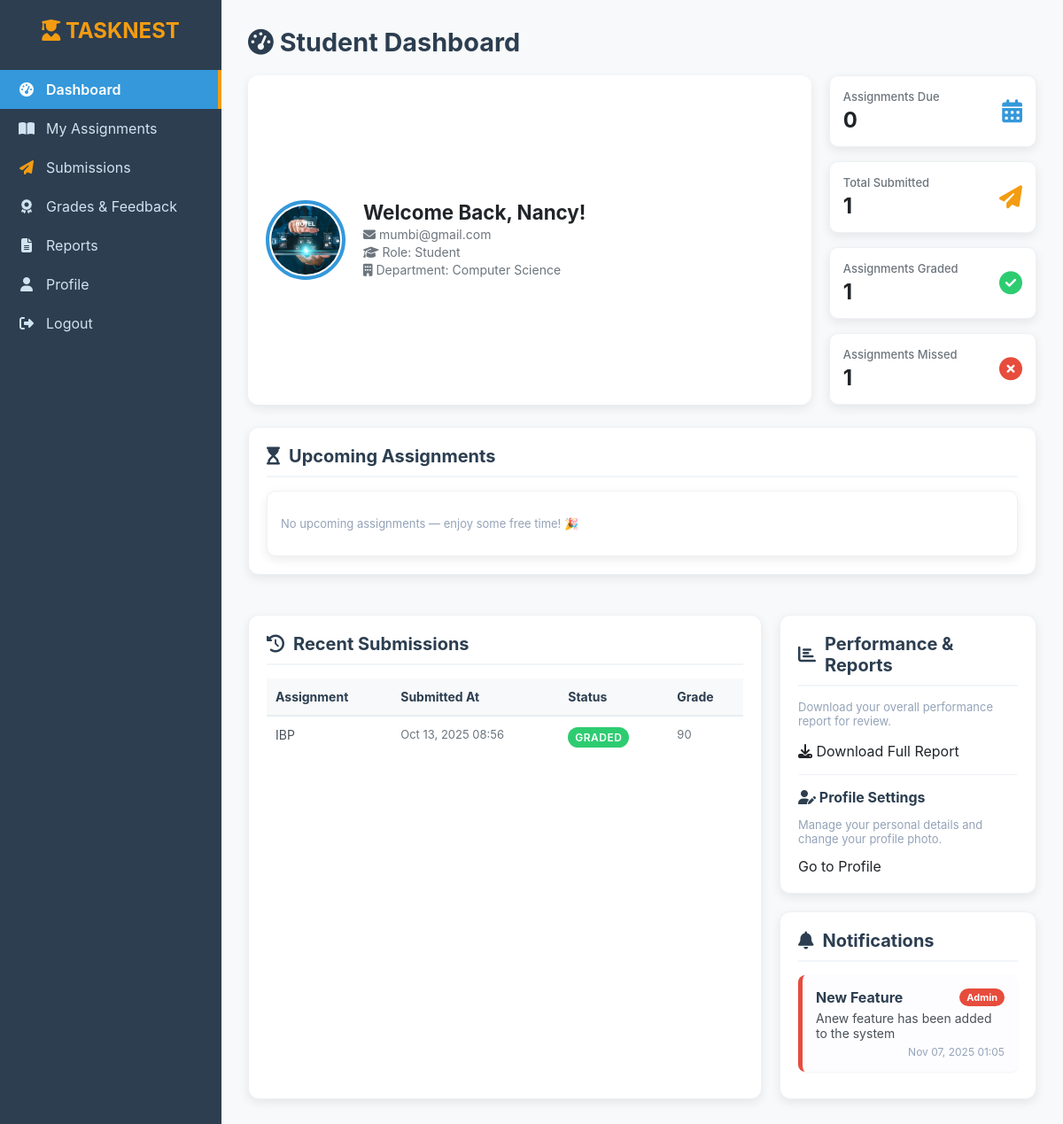
The page /student/student_dashboard.php (signed in) on the database its author committed.
### tables this page shows
CREATE TABLE `users` (
  `id` int(11) NOT NULL,
  `role` enum('admin','teacher','student') NOT NULL,
  `name` varchar(150) NOT NULL,
  `email` varchar(255) NOT NULL,
  `password` varchar(255) NOT NULL,
  `phone` varchar(30) DEFAULT NULL,
  `department` varchar(100) DEFAULT NULL,
  `created_at` timestamp NOT NULL DEFAULT current_timestamp(),
  `status` enum('active','inactive','pending') DEFAULT 'active',
  `profile_pic` varchar(255) DEFAULT NULL,
  `otp_code` varchar(10) DEFAULT NULL,
  `otp_expires` datetime DEFAULT NULL
);

CREATE TABLE `submissions` (
  `id` int(11) NOT NULL,
  `assignment_id` int(11) NOT NULL,
  `student_id` int(11) NOT NULL,
  `file` varchar(255) NOT NULL,
  `submitted_at` timestamp NOT NULL DEFAULT current_timestamp(),
  `score` int(11) DEFAULT NULL,
  `feedback` text DEFAULT NULL,
  `status` enum('submitted','graded','late') DEFAULT 'submitted'
);

CREATE TABLE `assignments` (
  `id` int(11) NOT NULL,
  `teacher_id` int(11) NOT NULL,
  `title` varchar(255) NOT NULL,
  `description` text DEFAULT NULL,
  `file` varchar(255) DEFAULT NULL,
  `created_at` timestamp NOT NULL DEFAULT current_timestamp(),
  `due_date` datetime NOT NULL,
  `status` varchar(20) DEFAULT 'open',
  `max_score` int(11) DEFAULT 100,
  `allow_late_submission` tinyint(1) DEFAULT 1,
  `reopened_at` datetime DEFAULT NULL,
  `reopened_by` int(11) DEFAULT NULL,
  `reopen_reason` text DEFAULT NULL
);

CREATE TABLE `announcements` (
  `id` int(11) NOT NULL,
  `sender_id` int(11) NOT NULL,
  `sender_role` enum('admin','teacher') NOT NULL,
  `title` varchar(255) DEFAULT NULL,
  `content` text NOT NULL,
  `target_user` enum('student','teacher','all') DEFAULT 'student',
  `created_at` datetime DEFAULT current_timestamp(),
  `expiry_date` datetime DEFAULT NULL,
  `updated_at` datetime DEFAULT current_timestamp() ON UPDATE current_timestamp()
);

### src/auth.php (called while the page is built, shortened)
<?php
require_once __DIR__ . '/db.php';
function is_logged_in() {
    return !empty($_SESSION['user_id']);
}
function current_user() {
    global $pdo;
    static $user = null;
    if ($user === null) {
        $stmt = $pdo->prepare("SELECT id, role, name, email, department, profile_pic FROM users WHERE id = ?");
        $stmt->execute([$_SESSION['user_id']]);
        $user = $stmt->fetch();
    }
    return $user;
}
?>

### student/student_dashboard.php (the view, shortened to what this page needs)
<?php
require_once __DIR__ . '/../src/db.php';
require_once __DIR__ . '/../src/auth.php';
$user = current_user();
function e($v)
{
  return htmlspecialchars($v ?? '');
}
$stmt = $pdo->prepare("
  SELECT COUNT(DISTINCT a.id) AS cnt
  FROM assignments a
  LEFT JOIN submissions s ON s.assignment_id = a.id AND s.student_id = ?
  WHERE a.due_date >= NOW()
");
$stmt->execute([$user['id']]);
$assignmentsDue = (int) ($stmt->fetchColumn() ?: 0);
$stmt = $pdo->prepare("
  SELECT COUNT(*) FROM submissions
  WHERE student_id = ? AND submitted_at IS NOT NULL
");
$stmt->execute([$user['id']]);
$submitted = (int) ($stmt->fetchColumn() ?: 0);
$stmt = $pdo->prepare("
  SELECT COUNT(*) FROM submissions
  WHERE student_id = ? AND (status = 'score' OR score IS NOT NULL)
");
$stmt->execute([$user['id']]);
$graded = (int) ($stmt->fetchColumn() ?: 0);
$stmt = $pdo->prepare("
  SELECT COUNT(DISTINCT a.id) FROM assignments a
  LEFT JOIN submissions s ON s.assignment_id = a.id AND s.student_id = ?
  WHERE a.due_date < NOW() AND (s.id IS NULL OR (s.submitted_at IS NULL AND (s.status IS NULL OR s.status != 'submitted')))
");
$stmt->execute([$user['id']]);
$missed = (int) ($stmt->fetchColumn() ?: 0);
$stmt = $pdo->prepare("
  SELECT a.id, a.title, a.description, a.due_date, s.id AS submission_id, s.status AS sub_status, s.submitted_at, s.score
  FROM assignments a
  LEFT JOIN submissions s ON s.assignment_id = a.id AND s.student_id = ?
  WHERE a.due_date >= NOW()
  ORDER BY a.due_date ASC
  LIMIT 20
");
$stmt->execute([$user['id']]);
$upcoming = $stmt->fetchAll();
$stmt = $pdo->prepare("
  SELECT s.id, s.submitted_at, s.status, s.score, a.title AS assignment_title
  FROM submissions s
  LEFT JOIN assignments a ON a.id = s.assignment_id
  WHERE s.student_id = ?
  ORDER BY s.submitted_at DESC
  LIMIT 10
");
$stmt->execute([$user['id']]);
$recentSubs = $stmt->fetchAll();
$stmt = $pdo->prepare("
  SELECT title, content, sender_role, created_at
  FROM announcements
  WHERE (target_user = 'student' OR target_user = 'all')
    AND (expiry_date IS NULL OR expiry_date > NOW())
  ORDER BY created_at DESC
");
$stmt->execute();
$notifications = $stmt->fetchAll(PDO::FETCH_ASSOC);
?>
<!DOCTYPE html>
<html lang="en">
<head>
  <link rel="stylesheet" href="https://cdnjs.cloudflare.com/ajax/libs/font-awesome/6.5.0/css/all.min.css">
</head>
<body>
  <aside class="sidebar">
    <div class="brand"><i class="fa-solid fa-user-graduate"></i> TASKNEST</div>
    <ul class="nav">
      <li><a class="active" href="student_dashboard.php"><i class="fa fa-tachometer-alt"></i><span> Dashboard</span></a></li>
      <li><a href="student_assignments.php"><i class="fa fa-book-open"></i><span> My Assignments</span></a></li>
      <li><a href="student_submissions.php"><i class="fa fa-paper-plane"></i><span> Submissions</span></a></li>
      <li><a href="student_grades.php"><i class="fa fa-award"></i><span> Grades & Feedback</span></a></li>
      <li><a href="student_reports.php"><i class="fa fa-file-alt"></i><span> Reports</span></a></li>
      <li><a href="student_profile.php"><i class="fa fa-user"></i><span> Profile</span></a></li>
      <li><a href="../logout.php"><i class="fa fa-sign-out-alt"></i><span> Logout</span></a></li>
    </ul>
  </aside>
  <main class="main">
    <h1><i class="fa fa-tachometer-alt"></i> Student Dashboard</h1>
    <div class="top-row">
      <div class="profile-card">
        <?php
        $avatar = isset($user['profile_pic']) && $user['profile_pic'] ? e($user['profile_pic']) : 'https://placehold.co/90x90/3498db/ffffff?text=U';
        ?>
        <img src="<?= $avatar ?>" alt="avatar" class="avatar" />
        <div class="profile-info">
          <h2>Welcome Back, <?= e($user['name']) ?>!</h2>
          <p class="muted"><i class="fa fa-envelope"></i> <?= e($user['email']) ?></p>
          <p class="muted"><i class="fa fa-graduation-cap"></i> Role: Student</p>
          <p class="muted"><i class="fa fa-building"></i> Department: <?= e($user['department'] ?? 'N/A') ?></p>
        </div>
      </div>
      <div style="flex:1;">
        <div class="cards">
          <div class="card">
            <div>
              <div class="meta">Assignments Due</div>
              <div class="value"><?= $assignmentsDue ?></div>
            </div>
            <div><i class="fa fa-calendar-days"></i></div>
          </div>
          <div class="card">
            <div>
              <div class="meta">Total Submitted</div>
              <div class="value"><?= $submitted ?></div>
            </div>
            <div><i class="fa fa-paper-plane"></i></div>
          </div>
          <div class="card">
            <div>
              <div class="meta">Assignments Graded</div>
              <div class="value"><?= $graded ?></div>
            </div>
            <div><i class="fa fa-check-circle"></i></div>
          </div>
          <div class="card">
            <div>
              <div class="meta">Assignments Missed</div>
              <div class="value"><?= $missed ?></div>
            </div>
            <div><i class="fa fa-times-circle"></i></div>
          </div>
        </div>
      </div>
    </div>
    <div class="section" aria-labelledby="upcoming-title">
      <h3 id="upcoming-title"><i class="fa fa-hourglass-start"></i> Upcoming Assignments</h3>
      <?php if (empty($upcoming)): ?>
        <div class="card empty-state">
          <p class="muted">No upcoming assignments — enjoy some free time! 🎉</p>
        </div>
      <?php endif; ?>
    </div>
    <div class="bottom-grid">
      <div class="section">
        <h3><i class="fa fa-history"></i> Recent Submissions</h3>
        <?php if (empty($recentSubs)): ?>
          <p class="muted" style="text-align: center; padding: 10px;">You haven't submitted anything yet. Start now!</p>
        <?php else: ?>
          <div style="overflow-x: auto;">
            <table>
              <thead>
                <tr>
                  <th>Assignment</th>
                  <th>Submitted At</th>
                  <th>Status</th>
                  <th>Grade</th>
                </tr>
              </thead>
              <tbody>
                <?php foreach ($recentSubs as $s): ?>
                  <tr>
                    <td data-label="Assignment"><?= e($s['assignment_title']) ?></td>
                    <td data-label="Submitted At" class="small"><?= $s['submitted_at'] ? e(date("M d, Y H:i", strtotime($s['submitted_at']))) : 'N/A' ?></td>
                    <td data-label="Status" class="small">
                      <span class="badge <?= $s['status'] === 'graded' ? 'graded' : ($s['status'] === 'submitted' ? 'submitted' : 'due') ?>">
                        <?= e(ucfirst($s['status'] ?? 'N/A')) ?>
                      </span>
                    </td>
                    <td data-label="Grade" class="small"><?= $s['score'] !== null ? e($s['score']) : '-' ?></td>
                  </tr>
                <?php endforeach; ?>
              </tbody>
            </table>
          </div>
        <?php endif; ?>
      </div>
      <div>
        <aside class="section">
          <h3><i class="fa fa-chart-bar"></i> Performance & Reports</h3>
          <p class="small muted">Download your overall performance report for review.</p>
          <p>
            <a class="actions" href="export_student_report.php?format=pdf">
              <span class="actions">
                <a class="primary" href="export_student_report.php?format=pdf"><i class="fa fa-download"></i> Download Full Report</a>
              </span>
            </a>
          </p>
          <hr style="margin:15px 0;border:none;border-top:1px solid #eef2f7" />
          <h4 style="margin:8px 0 6px 0; color: #2c3e50;"><i class="fa fa-user-edit"></i> Profile Settings</h4>
          <p class="small muted">Manage your personal details and change your profile photo.</p>
          <a class="actions" href="student_profile.php" style="width: 100%;"><a href="student_profile.php">Go to Profile</a></a>
        </aside>
        <aside class="section" style="margin-top: 20px;">
          <h3><i class="fa-solid fa-bell"></i> Notifications</h3>
          <?php if (empty($notifications)): ?>
            <div class="notification-card empty">No recent notifications.</div>
          <?php else: ?>
            <?php foreach ($notifications as $n): ?>
              <div class="notification-card <?= htmlspecialchars($n['sender_role']) ?>">
                <div class="notification-header">
                  <strong><?= htmlspecialchars($n['title']) ?></strong>
                  <span class="notification-type"><?= ucfirst($n['sender_role']) ?></span>
                </div>
                <p><?= htmlspecialchars($n['content']) ?></p>
                <small><?= date('M d, Y H:i', strtotime($n['created_at'])) ?></small>
              </div>
            <?php endforeach; ?>
          <?php endif; ?>
        </aside>
      </div>
    </div>
  </main>
</body>
</html>

### student/student_dashboard.php (style rules this page uses)
* { box-sizing: border-box; }
body { margin: 0; font-family: "Inter", "Segoe UI", Tahoma, sans-serif; background: #f8f9fa; color: #212529; display: flex; min-height: 100vh; }
a { color: inherit; text-decoration: none; }
:root { --sidebar-bg: #2c3e50; --brand-color: #3498db; --accent-color: #f39c12; --text-light: #ecf0f1; --shadow-light: 0 4px 12px rgba(0, 0, 0, 0.08); --shadow-hover: 0 6px 15px rgba(0, 0, 0, 0.1); }
.sidebar { width: 250px; background: var(--sidebar-bg); color: var(--text-light); position: fixed; top: 0; left: 0; bottom: 0; padding: 20px 0; overflow-y: auto; transition: all 0.3s; }
.brand { text-align: center; font-weight: 700; font-size: 1.5rem; margin-bottom: 30px; color: #f39c12; padding: 0 20px; }
.nav { list-style: none; padding: 0; margin: 0; }
.nav li { margin-bottom: 0; }
.nav a { display: flex; align-items: center; gap: 12px; padding: 12px 20px; color: #cfe3f0; transition: background 0.2s, color 0.2s; }
.nav .active { background: var(--brand-color); color: #fff; font-weight: 600; border-right: 4px solid var(--accent-color); }
.nav i { width: 20px; text-align: center; }
.main { margin-left: 250px; padding: 30px; flex: 1; transition: margin-left 0.3s; }
h1 { margin: 0 0 20px 0; color: #2c3e50; font-size: 1.8rem; }
.top-row { display: flex; gap: 20px; align-items: stretch; justify-content: space-between; flex-wrap: wrap; margin-bottom: 25px; }
.profile-card { display: flex; gap: 20px; align-items: center; background: #fff; padding: 20px; border-radius: 12px; box-shadow: var(--shadow-light); min-width: 320px; flex-grow: 1; transition: box-shadow 0.2s; }
.avatar { width: 90px; height: 90px; border-radius: 50%; object-fit: cover; border: 4px solid var(--brand-color); padding: 2px; }
.profile-info h2 { margin: 0; font-size: 1.4rem; color: #212529; }
.profile-info p { margin: 3px 0; color: #6c757d; font-size: 14px; }
.cards { display: grid; grid-template-columns: repeat(auto-fit, minmax(140px, 1fr)); gap: 16px; margin-top: 0; }
.card { background: #fff; padding: 15px; border-radius: 10px; box-shadow: var(--shadow-light); display: flex; align-items: center; justify-content: space-between; transition: transform 0.2s, box-shadow 0.2s; border: 1px solid #eef1f4; }
.card .meta { font-size: 13px; color: #6c757d; font-weight: 500; }
.card .value { font-size: 24px; font-weight: 700; color: #212529; margin-top: 4px; }
.card i { font-size: 26px; }
.fa-calendar-days { color: var(--brand-color); }
.fa-paper-plane { color: var(--accent-color); }
.fa-check-circle { color: #2ecc71; }
.fa-times-circle { color: #e74c3c; }
.section { margin-top: 25px; background: #fff; padding: 20px; border-radius: 12px; box-shadow: var(--shadow-light); border: 1px solid #eef1f4; }
.section h3 { margin: 0 0 15px 0; color: var(--sidebar-bg); display: flex; align-items: center; gap: 10px; font-size: 1.25rem; border-bottom: 2px solid #f1f5f9; padding-bottom: 10px; }
table { width: 100%; border-collapse: separate; border-spacing: 0; font-size: 14px; }
thead th { text-align: left; padding: 12px 10px; background: #f8f9fa; color: #2c3e50; font-weight: 700; border-bottom: 2px solid #e6eef3; }
tbody td { padding: 12px 10px; border-bottom: 1px solid #f1f5f9; color: #495057; vertical-align: top; }
tbody tr:last-child td { border-bottom: none; }
.small { font-size: 13px; color: #6c757d; }
.badge { display: inline-block; padding: 4px 8px; border-radius: 50px; font-weight: 600; font-size: 12px; color: #fff; text-transform: uppercase; letter-spacing: 0.5px; }
.graded { background: #2ecc71; }
.bottom-grid { display: grid; grid-template-columns: 2fr 1fr; gap: 20px; margin-top: 20px; }
.notification-card { background: #fdfdff; padding: 15px; border-radius: 8px; margin-bottom: 10px; border-left: 5px solid; box-shadow: 0 1px 3px rgba(0, 0, 0, 0.05); transition: all 0.2s; }
.notification-card.admin { border-left-color: #e74c3c; }
.notification-header { display: flex; justify-content: space-between; align-items: center; margin-bottom: 5px; font-weight: 600; color: var(--sidebar-bg); }
.notification-type { font-size: 11px; padding: 3px 8px; border-radius: 50px; font-weight: 700; color: #fff; background: #7f8c8d; }
.notification-card.admin .notification-type { background: #e74c3c; }
.notification-card p { margin: 5px 0; font-size: 14px; color: #495057; }
.notification-card small { color: #94a3b8; font-size: 12px; display: block; text-align: right; margin-top: 5px; }
.muted { color: #94a3b8; font-size: 13px; }

### rows shown on the page
users: profile_pic (picture), name "Nancy", email "mumbi@gmail.com", department "Computer Science"
submissions: assignment.title "IBP", submitted_at "Oct 13, 2025 08:56", status "GRADED", score "90"
announcements: title "New Feature", sender_role "Admin", content "Anew feature has been added to the system", created_at "Nov 07, 2025 01:05"

### other values the page prints
$assignmentsDue "0"
$submitted "1"
$graded "1"
$missed "1"
